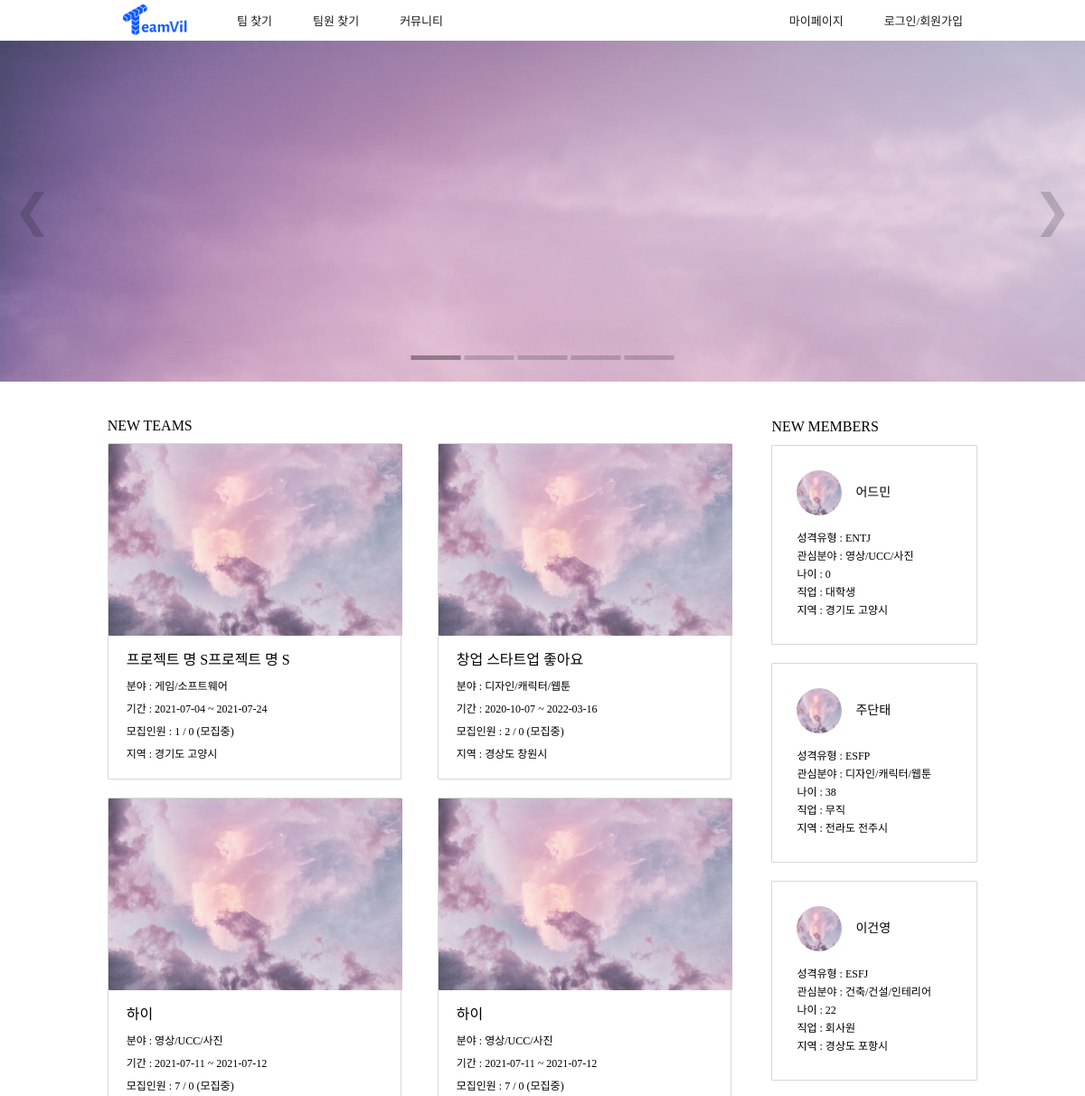
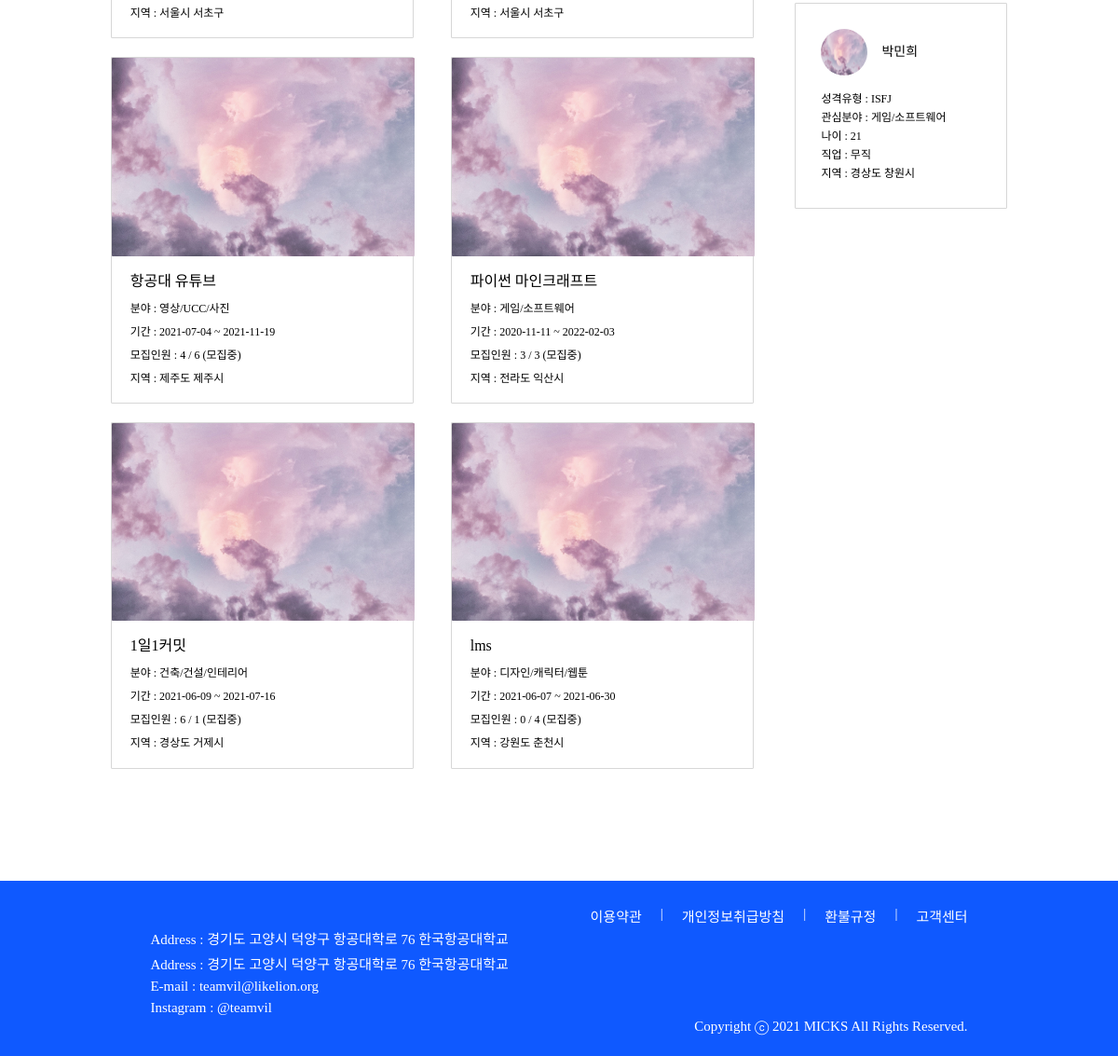
The page / on the database its author committed (2 pictures, top to bottom).
### project/models.py (models this page shows, shortened)
class Project(models.Model):
    user_id = models.ForeignKey(User, on_delete = models.PROTECT, db_column="user_id")
    use = models.IntegerField(default=0)
    isEnd = models.IntegerField(default=0)
    type = models.IntegerField()
    title = models.CharField(max_length=100)
    desc = models.CharField(max_length=100)
    field1_id = models.ForeignKey('home.Field1', on_delete = models.CASCADE, db_column="field1_id")
    field2 = models.CharField(max_length=20)
    region1_id = models.ForeignKey('home.Region1', on_delete = models.CASCADE, db_column="region1_id")
    region2_id = models.ForeignKey('home.Region2', on_delete = models.CASCADE, db_column="region2_id")
    mem_total = models.IntegerField()
    mem_now = models.IntegerField()
    mem_duty = models.IntegerField(default=0)
    start_date = models.DateField()
    end_date = models.DateField()
    state = models.IntegerField(default=1)
    school = models.CharField(max_length=45, null=True)
    content = models.TextField()
    isLink = models.IntegerField(default=0)
    isFile = models.IntegerField(default=0)
    education_id = models.ForeignKey('home.Education', on_delete = models.CASCADE, db_column="education_id", null=True)
    view_cnt = models.IntegerField(default=0)

### home/models.py (models this page shows, shortened)
class Field1(models.Model):
    field1 = models.CharField(max_length=20)

class Region1(models.Model):
    region1 = models.CharField(max_length=20)

class Region2(models.Model):
    region1_id = models.ForeignKey(Region1, on_delete = models.CASCADE, db_column="region1_id")
    region2 = models.CharField(max_length=20)

### account/models.py (models this page shows, shortened)
class Profile(models.Model):
    user_id = models.ForeignKey(User, on_delete = models.CASCADE, db_column="user_id")
    name = models.CharField(max_length=25)
    mbti_id = models.ForeignKey(Mbti, on_delete = models.CASCADE, db_column="mbti_id")
    mbti_detail = models.CharField(max_length=100, null=True)
    email = models.CharField(max_length=45)
    phone = models.CharField(max_length=15)
    birthday = models.DateField()
    region1_id = models.ForeignKey(Region1, on_delete = models.CASCADE, db_column="region1_id")
    region2_id = models.ForeignKey(Region2, on_delete = models.CASCADE, db_column="region2_id")
    openPhone = models.IntegerField()
    openEmail = models.IntegerField()
    term_id = models.ForeignKey(Term, on_delete = models.CASCADE, db_column="term_id")
    field1_id = models.ForeignKey(Field1, on_delete = models.CASCADE, db_column="field1_id")
    field2 = models.CharField(max_length=20)
    state = models.IntegerField()
    job_id = models.ForeignKey(Job, on_delete = models.CASCADE, db_column="job_id")
    education_id = models.ForeignKey(Education, on_delete = models.CASCADE, db_column="education_id", null=True)
    isLink = models.IntegerField()
    isFile = models.IntegerField()
    isCarrer = models.IntegerField()
    pr = models.TextField(null=True)
    register = models.DateTimeField(default=timezone.now)
    photo = models.FileField(null=True)
    isReview = models.IntegerField()
    view_cnt = models.IntegerField(default=0)
    submit = models.IntegerField(default=0)

class Mbti(models.Model):
    mbti = models.CharField(max_length=4)
    mbti_cnt = models.IntegerField(default=0)

class Job(models.Model):
    job = models.CharField(max_length=20)

### home/views.py (the view)
# urls.py: 2. Add a URL to urlpatterns:  path('', views.home, name='home')
def home(request):
    projects = Project.objects.all().order_by('-id')[:8]
    profiles = Profile.objects.all().order_by('-id')[:4]
    return render(request, "home.html", {'profiles':profiles, "projects":projects })

### teamvil/templatetags/custom_tags.py (called while the page is built)
@register.simple_tag
def getAge(birthday):
    now = int(datetime.datetime.today().year)
    birthday = int(birthday.strftime('%Y'))
    return now - birthday

### home/templates/home.html (shortened to what this page needs)
<!DOCTYPE html>
{% load custom_tags %}
{% load static %}
<html lang="en">
<head>
    <link rel="stylesheet" href="{% static 'css/base.css' %}">
    <link rel="stylesheet" href="{% static 'css/home.css' %}">
</head>
<body>
    {% include 'navbar.html' %}
    <div class="home-slide-container">
        <div class="home-slide-item fade" style="display: block;">
            <div class="home-slide-img-container">
                <img class="home-slide-img" src="{% static 'image/home_slide_img_1.jpg' %}" alt="">
            </div>
        </div>
        <a class="home-slide-prev" onclick="plusSlide(-1)">&#10094;</a>
        <a class="home-slide-next" onclick="plusSlide(1)">&#10095;</a>
        <div class="home-slide-dot-container">
            <span class="home-slide-dot" onclick="currentSlide(1)"></span>
            <span class="home-slide-dot" onclick="currentSlide(2)"></span>
            <span class="home-slide-dot" onclick="currentSlide(3)"></span>
            <span class="home-slide-dot" onclick="currentSlide(4)"></span>
            <span class="home-slide-dot" onclick="currentSlide(5)"></span>
        </div>
    </div>
    <div class="margin home-latest-info-wrap">
        <div class="home-latest-info-wrap-container">
            <div class="home-latest-info-container">
                <section class="home-latest-team-container">
                    <div class="home-latest-team-head">
                        <p class="home-latest-team-head-text spoqa-medium">NEW TEAMS</p>
                    </div>
                    <div class="home-latest-team-table">
                        <div class="home-latest-team-table-item">
                            {% for project in projects %}
                                <article class="home-latest-team-item">
                                    <img class="home-latest-team-image" src="{% static 'image/cloud.jpg' %}" alt="">
                                    <div class="home-latest-team-item-text">
                                        <p class="home-latest-team-item-title spoqa-medium">{{project.title}}</p>
                                        <p class="home-latest-team-item-content spoqa-regular">분야 : {{project.field1_id.field1}}</p>
                                        <p class="home-latest-team-item-content spoqa-regular">기간 : {{project.start_date|date:"Y-m-d"}} ~ {{project.end_date|date:"Y-m-d"}}</p>
                                        <p class="home-latest-team-item-content spoqa-regular">모집인원 : {{project.mem_now}} / {{project.mem_duty}}
                                            {% if project.state == 1%}
                                                (모집중)
                                            {% else %}
                                                (모집완료)
                                            {% endif %}
                                        </p>
                                        <p class="home-latest-team-item-content spoqa-regular">지역 : {{project.region1_id.region1}} {{project.region2_id.region2}}</p>
                                    </div>
                                </article>
                            {% endfor %}
                        </div>
                    </div>
                </section>
                <section class="home-latest-member-container">
                    <div class="home-latest-member-head">
                        <p class="home-latest-member-head-text spoqa-medium">NEW MEMBERS</p>
                    </div>
                    <div class="home-latest-member-table">
                        <div class="home-latest-member-table-item">
                        {% for profile in profiles %}
                            <article class="home-latest-member-item">
                                <div class="home-latest-member-profile-container">
                                    <div class="home-latest-member-name-container">
                                        <img class="home-latest-member-image" src="{% static 'image/cloud.jpg' %}" alt="">
                                        <p class="spoqa-medium">{{profile.name}}</p>
                                    </div>
                                </div>
                                <p>성격유형 : {{profile.mbti_id.mbti}}</p>
                                <p>관심분야 : {{profile.field1_id.field1}}</p>
                                <p>나이 : {% getAge profile.birthday %}</p>
                                <p>직업 : {{ profile.job_id.job }}</p>
                                <p>지역 : {{ profile.region1_id.region1 }} {{ profile.region2_id.region2 }}</p>
                            </article>
                        {% endfor %}
                        </div>
                    </div>
                </section>
            </div>
        </div>
    </div>
    {% include 'footer.html' %}
</body>
</html>

### teamvil/static/css/base.css (style rules this page uses)
* { margin: 0; padding: 0; }
.margin { margin: 0px 118.6875px; }
.active { display: block; }
.spoqa-regular { font-family: 'Spoqa Han Sans Neo', 'sans-serif'; font-weight: 400; }
.spoqa-medium { font-family: 'Spoqa Han Sans Neo', 'sans-serif'; font-weight: 500; }
a { text-decoration: none; color: #1B1B1B; }

### home/static/css/home.css (style rules this page uses)
* { box-sizing: border-box; }
.home-slide-container { position: relative; width: 100%; }
.home-slide-item { height: 376.635px; display: none; overflow: hidden; }
.home-slide-prev, .home-slide-next { position: absolute; top: 50%; transform: translate(0, -50%); font-size: 50px; padding: 15px; cursor: pointer; color: rgba(27, 27, 27, 0.2); transition: 0.1s; user-select: none; }
.home-slide-next { right: 0; }
.home-slide-dot-container { position: absolute; left: 50%; transform: translate(-50%); bottom: 20px; cursor: pointer; }
.home-slide-dot { display: inline-block; width: 55px; height: 5px; margin: 0; background: rgba(27, 27, 27, 0.2); cursor: pointer; }
.active, .home-slide-dot:hover { background: rgba(27, 27, 27, 0.4); }
.fade { -webkit-animation-name: fade; -webkit-animation-duration: 1.5s; animation-name: fade; animation-duration: 1.5s; }
.home-latest-info-wrap { display: flex; justify-content: center; }
@media (min-width: 1190px) and (max-width: 1473.6px) { .home-latest-info-wrap-container { width: 1000.225px; } }
.home-latest-team-head, .home-latest-member-head { margin-top: 40px; margin-bottom: 10px; }
.home-latest-team-head-text, .home-latest-member-head-text { font-size: 16px; }
.home-latest-info-container { display: flex; justify-content: space-between; margin-bottom: 100px; flex-wrap: wrap; }
.home-latest-team-table { width: 690px; }
.home-latest-team-table-item { display: flex; flex-wrap: wrap; justify-content: space-between; }
.home-latest-team-item { width: 324.985px; height: 371.8875px; border: 1px solid #D7D7D7; border-radius: 1px; margin-bottom: 20px; }
.home-latest-team-image { width: 324.985px; height: 212.055px; border-radius: 1px; }
.home-latest-team-item-text { padding: 10px 20px; line-height: 25px; }
.home-latest-team-item-title { display: inline-block; font-size: 16px; margin-bottom: 5px; }
.home-latest-team-item-content { font-size: 12px; }
.home-latest-member-container { font-size: 12px; line-height: 20px; }
@media (min-width: 1190px) and (max-width: 1473.6px) { .home-latest-member-table { width: 227.88px; } }
.home-latest-member-table-item { display: flex; flex-wrap: wrap; justify-content: space-between; }
.home-latest-member-item { display: inline-table; width: 227.88px; height: 177.24px; border: 1px solid #D7D7D7; border-radius: 1px; padding: 27px; margin-bottom: 20px; }
.home-latest-member-profile-container { margin-bottom: 15px; font-size: 14px; }
.home-latest-member-name-container { display: flex; align-items: center; }
.home-latest-member-image { width: 50px; height: 50px; border-radius: 75px; margin-right: 15px; }

### rows shown on the page
Project: title "프로젝트 명 S프로젝트 명 S", field1_id.field1 "게임/소프트웨어", start_date "2021-07-04", end_date "2021-07-24", mem_now "1", mem_duty "0", state "(모집중)", region1_id.region1 "경기도", region2_id.region2 "고양시"
Project: title "창업 스타트업 좋아요", field1_id.field1 "디자인/캐릭터/웹툰", start_date "2020-10-07", end_date "2022-03-16", mem_now "2", mem_duty "0", state "(모집중)", region1_id.region1 "경상도", region2_id.region2 "창원시"
Project: title "하이", field1_id.field1 "영상/UCC/사진", start_date "2021-07-11", end_date "2021-07-12", mem_now "7", mem_duty "0", state "(모집중)", region1_id.region1 "서울시", region2_id.region2 "서초구"
Project: title "하이", field1_id.field1 "영상/UCC/사진", start_date "2021-07-11", end_date "2021-07-12", mem_now "7", mem_duty "0", state "(모집중)", region1_id.region1 "서울시", region2_id.region2 "서초구"
Project: title "항공대 유튜브", field1_id.field1 "영상/UCC/사진", start_date "2021-07-04", end_date "2021-11-19", mem_now "4", mem_duty "6", state "(모집중)", region1_id.region1 "제주도", region2_id.region2 "제주시"
Project: title "파이썬 마인크래프트", field1_id.field1 "게임/소프트웨어", start_date "2020-11-11", end_date "2022-02-03", mem_now "3", mem_duty "3", state "(모집중)", region1_id.region1 "전라도", region2_id.region2 "익산시"
Project: title "1일1커밋", field1_id.field1 "건축/건설/인테리어", start_date "2021-06-09", end_date "2021-07-16", mem_now "6", mem_duty "1", state "(모집중)", region1_id.region1 "경상도", region2_id.region2 "거제시"
Project: title "lms", field1_id.field1 "디자인/캐릭터/웹툰", start_date "2021-06-07", end_date "2021-06-30", mem_now "0", mem_duty "4", state "(모집중)", region1_id.region1 "강원도", region2_id.region2 "춘천시"
Profile: name "어드민", mbti_id.mbti "ENTJ", field1_id.field1 "영상/UCC/사진", birthday "0", job_id.job "대학생", region1_id.region1 "경기도", region2_id.region2 "고양시"
Profile: name "주단태", mbti_id.mbti "ESFP", field1_id.field1 "디자인/캐릭터/웹툰", birthday "38", job_id.job "무직", region1_id.region1 "전라도", region2_id.region2 "전주시"
Profile: name "이건영", mbti_id.mbti "ESFJ", field1_id.field1 "건축/건설/인테리어", birthday "22", job_id.job "회사원", region1_id.region1 "경상도", region2_id.region2 "포항시"
Profile: name "박민희", mbti_id.mbti "ISFJ", field1_id.field1 "게임/소프트웨어", birthday "21", job_id.job "무직", region1_id.region1 "경상도", region2_id.region2 "창원시"
